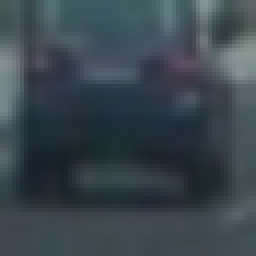
#> input picture training_data/vehicles/vehicles/GTI_Far/image0019.png, 64 x 64 px (shown 4 times larger); its folder holds 4 pictures in this run
$ python main_training.py   (older library calls are emulated)
#> lines starting #> are read from the running program, lines starting #| are printed output that depends on the picture
### functionset.py
import cv2
import pickle
import matplotlib.image as mpimg
import matplotlib.pyplot as plt
import numpy as np
from mpl_toolkits.axes_grid1 import make_axes_locatable
from skimage.feature import hog

def conv_color_space(img, color_space):
    '''
    Function to convert the color space of the image from BGR to the specific color space.
    :param img: BGR image
    :param color_space: the target color space
    :return: img data with the specified color space of color_space.
    '''
    if color_space != 'BGR':
        if color_space == 'HSV':
            feature_image = cv2.cvtColor(img, cv2.COLOR_BGR2HSV)
        elif color_space == 'LUV':
            feature_image = cv2.cvtColor(img, cv2.COLOR_BGR2LUV)
        elif color_space == 'RGB':
            feature_image = cv2.cvtColor(img, cv2.COLOR_BGR2RGB)
        elif color_space == 'HLS':
            feature_image = cv2.cvtColor(img, cv2.COLOR_BGR2HLS)
        elif color_space == 'YUV':
            feature_image = cv2.cvtColor(img, cv2.COLOR_BGR2YUV)
        elif color_space == 'YCrCb':
            feature_image = cv2.cvtColor(img, cv2.COLOR_RGB2YCrCb)
    else:
        feature_image = np.copy(img)
    return(feature_image)

# Define a function to return HOG features and visualization
def get_hog_features(img, orient, pix_per_cell, cell_per_block, vis=False, feature_vec = True):
    '''
    Function to get HOG features of the image in grayscale.
    Please check the detail in the following link.
    http://scikit-image.org/docs/dev/api/skimage.feature.html?highlight=hog#skimage.feature.hog

    :param img: Target image in grayscale
    :param orient: Number of orientation bins.
    :param pix_per_cell: Size (in pixels) of a cell.
    :param cell_per_block: Number of cells in each block.
    :param vis:
     If true, this function will export the hog image.
     If false, this function will export only HOG features.
    :param feature_vec:
     If true, return the data as a feature vector by calling .ravel() on the result just before returning.
    :return: HOG features, or the features and HOG image
    '''
    # Call with two outputs if vis==True
    if vis == True:
        features, hog_image = hog(
            img, orientations=orient,
            pixels_per_cell=(pix_per_cell, pix_per_cell),
            cells_per_block=(cell_per_block, cell_per_block),
            transform_sqrt=True,
            visualise=vis, feature_vector=feature_vec,
        )
        return features, hog_image
    # Otherwise call with one output
    else:
        features = hog(img, orientations=orient,
                       pixels_per_cell=(pix_per_cell, pix_per_cell),
                       cells_per_block=(cell_per_block, cell_per_block),
                       transform_sqrt=True,
                       visualise=vis, feature_vector=feature_vec)
        return features

def bin_spatial(img, size):
    '''
    Function to compute binned color features.
    Just resize (Downsize) and flatten the data.
    :param img: the target image
    :param size: the size of feature size.
    :return: spatial features
    '''
    # Use cv2.resize().ravel() to create the feature vector
    features = cv2.resize(img, size).ravel()/256
    features = features/features.max()
    return features

def color_hist(img, nbins, bins_range=(0, 256)):
    '''
    Define a function to compute color histogram features
    NEED TO CHANGE bins_range if reading .png files with mpimg!
    :param img: the target image
    :param nbins: number of bins of histgram
    :param bins_range: range of bins
    :return: hisgram features.
    '''
    # Compute the histogram of the color channels separately
    channel1_hist = np.histogram(img[:, :, 0], bins=nbins, range=bins_range)
    channel2_hist = np.histogram(img[:, :, 1], bins=nbins, range=bins_range)
    channel3_hist = np.histogram(img[:, :, 2], bins=nbins, range=bins_range)
    # Concatenate the histograms into a single feature vector
    hist_features = np.concatenate((channel1_hist[0], channel2_hist[0], channel3_hist[0]))
    hist_features = hist_features / hist_features.max()
    # Return the individual histograms, bin_centers and feature vector
    return hist_features

def extract_features_with_img(
        image, color_space, spatial_size, hist_bins, orient,
        pix_per_cell, cell_per_block, spatial_feat, hist_feat, hog_feat=True
):
    '''
    Function to extract future from the taget image.
    :param image: target image
    :param color_space: color space used for spatial_feature and histgram features.
    :param spatial_size: spatial size for spatial feature
    :param hist_bins: number of bin for histgram feature
    :param orient: orient for HOG feature
    :param pix_per_cell: pixcel per cell for HOG
    :param cell_per_block: cell per block for HOG
    :param spatial_feat: if true, result includes the spatial feature
    :param hist_feat: if ture, result includes the histgram feature
    :param hog_feat: if true, result includes HOG feature
    :return: feature of image
    '''

    # Iterate through the list of images
    features = []
    file_features = []

    # apply color conversion if other than 'RGB'
    feature_image = conv_color_space(image, color_space)

    if spatial_feat == True:
        spatial_features = bin_spatial(feature_image, size=spatial_size)
        file_features.append(spatial_features)
    if hist_feat == True:
        # Apply color_hist()
        hist_features = color_hist(feature_image, nbins=hist_bins)
        file_features.append(hist_features)
    if hog_feat == True:
        img_gray = cv2.cvtColor(image, cv2.COLOR_BGR2GRAY)
        hog_features = get_hog_features(img_gray, orient, pix_per_cell, cell_per_block, vis = False)
        # Append the new feature vector to the features list
        file_features.append(hog_features)
        temp_result = np.concatenate(file_features)
    features.append(temp_result)
    # Return list of feature vectors
    return features

def extract_features(
        img_paths, color_space, spatial_size, hist_bins, orient, pix_per_cell, cell_per_block,
        spatial_feat=True, hist_feat=True, hog_feat=True
):
    '''
    Function to compute the features of images indicated in the list.
    :param img_paths: the list of file path of the target images
    other parameters are same as the function of "extract_features_with_img".
    :return: list of features of each image
    '''

    # Iterate through the list of images
    features = []
    for count,file in enumerate(img_paths):
        if count % (len(img_paths)/10)==0:
            print("extraction was done",count,"/",len(img_paths))
        else:
            pass
        file_features = []
        # Read in each one by one
        image = cv2.imread(file)
        image_original = np.copy(image)
        # Compute the features of each image
        temp_result = extract_features_with_img(
            image, color_space, spatial_size, hist_bins, orient,
            pix_per_cell, cell_per_block, spatial_feat, hist_feat, hog_feat
        )
        features.append(temp_result)
    # Return list of feature vectors
    return features

# [372 lines left out: functions draw_boxes, find_cars, video_pipline, video_creation, image_converter, not called in this run]

### main_training.py
import cv2
import pickle
import glob
import time
import random
import matplotlib.image as mpimg
import matplotlib.pyplot as plt
import numpy as np
from sklearn.svm import LinearSVC
from sklearn.preprocessing import StandardScaler
from sklearn import svm
from sklearn import grid_search
from skimage.feature import hog
from functionset import *
# NOTE: the next import is only valid for scikit-learn version <= 0.17
# for scikit-learn >= 0.18 use:
# from sklearn.model_selection import train_test_split
from sklearn.cross_validation import train_test_split

def data_list_creator():
    '''
    Function to create the training and test dataset, which are including file paths for images of cars and non-cars.
    :return: list of the file paths for images of cars and non-cars
    '''
    # Read in cars and notcars
    images_car_far = glob.glob('../image_data_Udacity_CarND_P5/vehicles/GTI_Far/*.png')
    images_car_left = glob.glob('../image_data_Udacity_CarND_P5/vehicles/GTI_Left/*.png')
    images_car_MiddleClose = glob.glob('../image_data_Udacity_CarND_P5/vehicles/GTI_MiddleClose/*.png')
    images_car_right = glob.glob('../image_data_Udacity_CarND_P5/vehicles/GTI_Right/*.png')
    images_car_KITTI_extracted = glob.glob('../image_data_Udacity_CarND_P5/vehicles/KITTI_extracted/*.png')
    images_noncar_Extras = glob.glob('../image_data_Udacity_CarND_P5/non-vehicles/Extras/*.png')
    images_noncar_GIT = glob.glob('../image_data_Udacity_CarND_P5/non-vehicles/GTI/*.png')
    cars = images_car_far + images_car_left + images_car_MiddleClose + images_car_right + images_car_KITTI_extracted
    notcars = images_noncar_Extras + images_noncar_GIT
    print('Number of cars:{}, Number of non-cars: {}'.format(len(cars),len(notcars)))

    # Shuffle original data
    random.shuffle(cars)  # length is 8792
    random.shuffle(notcars)  # length is 8968

    return cars,notcars

def training_mode_creation(
        spatial_feat, hist_feat, hog_feat,
        sample_size, color_space,
        model_name, train_test_split_rate
):
    '''
    Function to create svm model to detect car and non-car images.
    sample size and method to create feature vector from color space are optional.
    model will be saved as the name of "filename_car" with pickle module.
    score of verification will be returned.
    :param spatial_feat: Spatial features on or off
    :param hist_feat: Histogram features on or off
    :param hog_feat: HOG features on or off
    :param sample_size: sample size to create future vector
    :param color_space: color space for traning Can be RGB, HSV, LUV, HLS, YUV, YCrCb
    :param filename_car: file name of training data
    :return: verification score of model
    '''

    # Read the training/test data
    cars, notcars = data_list_creator()

    # Create an array stack of feature vectors
    X = np.hstack((cars, notcars))

    # Define the labels vector
    y = np.hstack((np.ones(len(cars)), np.zeros(len(notcars))))

    # Split data into randomized training and test sets
    X_train, X_test, y_train, y_test = train_test_split(X, y, test_size=train_test_split_rate, random_state=1)

    # Reduce the sample size
    if sample_size == None:
        pass
    else:
        X_train = X_train[0:sample_size]
        y_train = y_train[0:sample_size]

    # Define the parameter to compute the features
    orient = 9  # HOG orientations
    pix_per_cell = 5  # HOG pixels per cell
    cell_per_block = 3  # HOG cells per block
    hog_channel = "ALL"  # Can be 0, 1, 2, or "ALL"
    spatial_size = (16, 16)  # Spatial binning dimensions
    hist_bins = 16  # Number of histogram bins

    # Compute the features of the training set
    X_train = extract_features(
        X_train, color_space=color_space, spatial_size=spatial_size, hist_bins=hist_bins,
        orient=orient, pix_per_cell=pix_per_cell, cell_per_block=cell_per_block,
        spatial_feat=spatial_feat, hist_feat=hist_feat, hog_feat=hog_feat
    )
#> in extract_features, image is the input picture: shape (64, 64, 3); mean B, G, R 77.1, 69.9, 57.7
#> in bin_spatial, `features = cv2.resize(img, size).ravel()/256`: features = 768 values, max 0.582 at index 190, min 0.0938 at index 438, mean 0.268
#> in bin_spatial, `features = features/features.max()`: features = 768 values, max 1 at index 190, min 0.161 at index 438, mean 0.46
#> in extract_features_with_img, `spatial_features = bin_spatial(feature_image, size=spatial_size)`: spatial_features has the same summary as features in bin_spatial
#> in color_hist, `hist_features = np.concatenate((channel1_hist[0], channel2_hist[0], ch..`: hist_features = 48 values, max 1325 at index 36, min 0 at index 0, mean 256
#> in color_hist, `hist_features = hist_features / hist_features.max()`: hist_features = 48 values, max 1 at index 36, min 0 at index 0, mean 0.193
#> in extract_features_with_img, `img_gray = cv2.cvtColor(image, cv2.COLOR_BGR2GRAY)`:
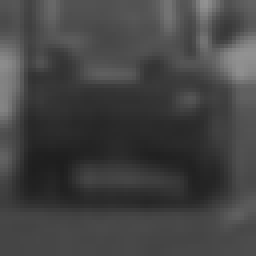
#> img_gray: shape (64, 64) (shown 4 times larger); min 30, max 146, mean 67.1
#> in get_hog_features, `features = hog(img, orientations=orient, pixels_per_cell=(pix_per_cell..`: features = 8100 values, max 0.456 at index 3649, min 0 at index 2, mean 0.0636
#> in extract_features_with_img, `hog_features = get_hog_features(img_gray, orient, pix_per_cell, cell_p..`: hog_features has the same summary as features in get_hog_features
#> in extract_features_with_img, `temp_result = np.concatenate(file_features)`: temp_result = 8916 values, max 1 at index 190, min 0 at index 768, mean 0.0985
#> in extract_features, `temp_result = extract_features_with_img( image, color_space, spatial_s..`: temp_result = 1 item
#> pass 3 of the loop in extract_features, `for count,file in enumerate(img_paths):`:
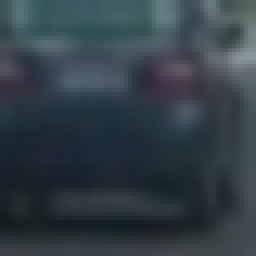
#> input picture training_data/vehicles/vehicles/GTI_Far/image0014.png, 64 x 64 px (shown 4 times larger)
#> in extract_features, image is the input picture: shape (64, 64, 3); mean B, G, R 71, 62.8, 50.5
#> spatial_features = 768 values, max 1 at index 191, min 0.143 at index 624, mean 0.4
#> in extract_features_with_img (call 3), `hist_features = color_hist(feature_image, nbins=hist_bins)`: hist_features = 48 values, max 1 at index 18, min 0 at index 0, mean 0.214
#> in extract_features_with_img (call 3), `img_gray = cv2.cvtColor(image, cv2.COLOR_BGR2GRAY)`:
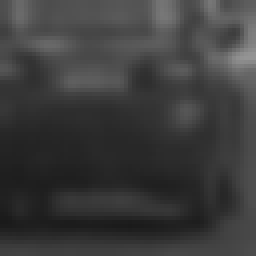
#> img_gray: shape (64, 64) (shown 4 times larger); min 26, max 148, mean 60
#> hog_features = 8100 values, max 0.434 at index 5971, min 0 at index 1, mean 0.0651
#> in extract_features_with_img (call 3), `temp_result = np.concatenate(file_features)`: temp_result = 8916 values, max 1 at index 191, min 0 at index 768, mean 0.0948
#> X_train = 3 items

    # Compute the features of the test set
    X_test = extract_features(
        X_test, color_space=color_space, spatial_size=spatial_size, hist_bins=hist_bins,
        orient=orient, pix_per_cell=pix_per_cell, cell_per_block=cell_per_block,
        spatial_feat=spatial_feat, hist_feat=hist_feat, hog_feat=hog_feat
    )
#> call 2 of extract_features, with img_paths = array of shape (1,), color_space = 'RGB', spatial_size = (16, 16), hist_bins = 16, orient = 9, pix_per_cell = 5, cell_per_block = 3, spatial_feat = True
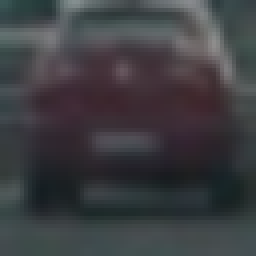
#> input picture training_data/vehicles/vehicles/GTI_Far/image0064.png, 64 x 64 px (shown 4 times larger)
#> in extract_features, image is the input picture: shape (64, 64, 3); mean B, G, R 65.7, 62, 61.5
#> X_test = 1 item

    # Fit a per-column scaler
#> (the run stopped early here; a loop or call above may not have finished)
